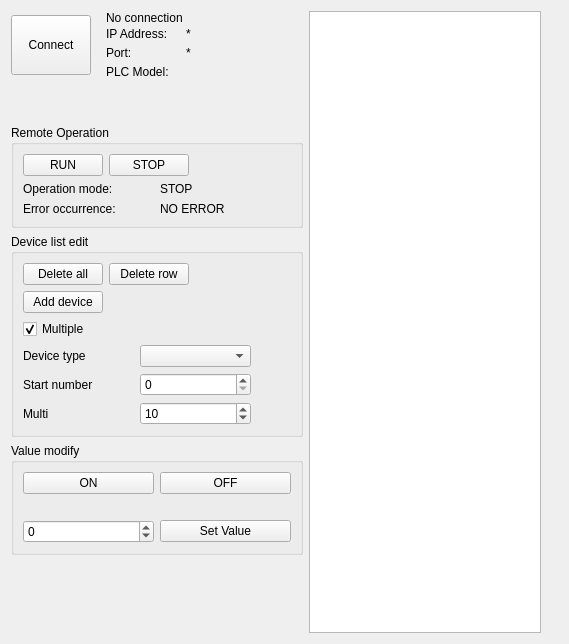
<?xml version="1.0" encoding="UTF-8"?>
<ui version="4.0">
 <class>FxWidget</class>
 <widget class="QWidget" name="FxWidget">
  <property name="geometry">
   <rect>
    <x>0</x>
    <y>0</y>
    <width>569</width>
    <height>644</height>
   </rect>
  </property>
  <property name="windowTitle">
   <string>Form</string>
  </property>
  <layout class="QHBoxLayout" name="horizontalLayout_7">
   <item>
    <layout class="QVBoxLayout" name="verticalLayout_Control">
     <item>
      <layout class="QHBoxLayout" name="horizontalLayout_6">
       <property name="spacing">
        <number>15</number>
       </property>
       <item>
        <widget class="QPushButton" name="btn_plc_connect">
         <property name="minimumSize">
          <size>
           <width>0</width>
           <height>60</height>
          </size>
         </property>
         <property name="text">
          <string>Connect</string>
         </property>
        </widget>
       </item>
       <item>
        <layout class="QVBoxLayout" name="verticalLayout_5">
         <property name="spacing">
          <number>2</number>
         </property>
         <item>
          <widget class="QLabel" name="label_plc_connect_status">
           <property name="text">
            <string>No connection</string>
           </property>
          </widget>
         </item>
         <item>
          <layout class="QGridLayout" name="gridLayout_2">
           <item row="1" column="0">
            <widget class="QLabel" name="label_plc_port">
             <property name="text">
              <string>Port:</string>
             </property>
            </widget>
           </item>
           <item row="1" column="2">
            <widget class="QLabel" name="label_plc_server_port">
             <property name="text">
              <string>*</string>
             </property>
            </widget>
           </item>
           <item row="2" column="2">
            <widget class="QLabel" name="label_plc_model_name">
             <property name="text">
              <string/>
             </property>
            </widget>
           </item>
           <item row="0" column="2">
            <widget class="QLabel" name="label_plc_ip_address">
             <property name="minimumSize">
              <size>
               <width>100</width>
               <height>0</height>
              </size>
             </property>
             <property name="text">
              <string>*</string>
             </property>
            </widget>
           </item>
           <item row="0" column="0">
            <widget class="QLabel" name="label_plc_ip">
             <property name="text">
              <string>IP Address:</string>
             </property>
            </widget>
           </item>
           <item row="2" column="0">
            <widget class="QLabel" name="label_plc_model">
             <property name="text">
              <string>PLC Model:</string>
             </property>
            </widget>
           </item>
           <item row="1" column="1">
            <spacer name="horizontalSpacer_6">
             <property name="orientation">
              <enum>Qt::Horizontal</enum>
             </property>
             <property name="sizeType">
              <enum>QSizePolicy::Fixed</enum>
             </property>
             <property name="sizeHint" stdset="0">
              <size>
               <width>15</width>
               <height>20</height>
              </size>
             </property>
            </spacer>
           </item>
          </layout>
         </item>
        </layout>
       </item>
       <item>
        <spacer name="horizontalSpacer_5">
         <property name="orientation">
          <enum>Qt::Horizontal</enum>
         </property>
         <property name="sizeHint" stdset="0">
          <size>
           <width>40</width>
           <height>20</height>
          </size>
         </property>
        </spacer>
       </item>
      </layout>
     </item>
     <item>
      <spacer name="verticalSpacer">
       <property name="orientation">
        <enum>Qt::Vertical</enum>
       </property>
       <property name="sizeType">
        <enum>QSizePolicy::Fixed</enum>
       </property>
       <property name="sizeHint" stdset="0">
        <size>
         <width>20</width>
         <height>40</height>
        </size>
       </property>
      </spacer>
     </item>
     <item>
      <widget class="QGroupBox" name="groupBox_RemoteOperation">
       <property name="title">
        <string>Remote Operation</string>
       </property>
       <layout class="QVBoxLayout" name="verticalLayout_3">
        <item>
         <layout class="QHBoxLayout" name="horizontalLayout_5">
          <item>
           <widget class="QPushButton" name="btn_remote_run">
            <property name="text">
             <string>RUN</string>
            </property>
           </widget>
          </item>
          <item>
           <widget class="QPushButton" name="btn_remote_stop">
            <property name="text">
             <string>STOP</string>
            </property>
           </widget>
          </item>
          <item>
           <spacer name="horizontalSpacer_4">
            <property name="orientation">
             <enum>Qt::Horizontal</enum>
            </property>
            <property name="sizeHint" stdset="0">
             <size>
              <width>40</width>
              <height>20</height>
             </size>
            </property>
           </spacer>
          </item>
         </layout>
        </item>
        <item>
         <layout class="QGridLayout" name="gridLayout_3">
          <item row="0" column="1">
           <widget class="QLabel" name="label_plc_operation">
            <property name="text">
             <string>STOP</string>
            </property>
           </widget>
          </item>
          <item row="1" column="1">
           <widget class="QLabel" name="label_error_occurred">
            <property name="text">
             <string>NO ERROR</string>
            </property>
           </widget>
          </item>
          <item row="1" column="0">
           <widget class="QLabel" name="label_plc_error">
            <property name="text">
             <string>Error occurrence:</string>
            </property>
           </widget>
          </item>
          <item row="0" column="0">
           <widget class="QLabel" name="label_plc_operate">
            <property name="text">
             <string>Operation mode:</string>
            </property>
           </widget>
          </item>
         </layout>
        </item>
       </layout>
      </widget>
     </item>
     <item>
      <widget class="QGroupBox" name="groupBox_DeviceList">
       <property name="title">
        <string>Device list edit</string>
       </property>
       <layout class="QVBoxLayout" name="verticalLayout_4">
        <item>
         <layout class="QHBoxLayout" name="horizontalLayout_2">
          <item>
           <widget class="QPushButton" name="btn_delete_all">
            <property name="text">
             <string>Delete all</string>
            </property>
           </widget>
          </item>
          <item>
           <widget class="QPushButton" name="btn_delete_row">
            <property name="text">
             <string>Delete row</string>
            </property>
           </widget>
          </item>
          <item>
           <spacer name="horizontalSpacer_2">
            <property name="orientation">
             <enum>Qt::Horizontal</enum>
            </property>
            <property name="sizeHint" stdset="0">
             <size>
              <width>40</width>
              <height>20</height>
             </size>
            </property>
           </spacer>
          </item>
         </layout>
        </item>
        <item>
         <layout class="QHBoxLayout" name="horizontalLayout">
          <item>
           <widget class="QPushButton" name="btn_add_device">
            <property name="text">
             <string>Add device</string>
            </property>
           </widget>
          </item>
          <item>
           <spacer name="horizontalSpacer">
            <property name="orientation">
             <enum>Qt::Horizontal</enum>
            </property>
            <property name="sizeHint" stdset="0">
             <size>
              <width>40</width>
              <height>20</height>
             </size>
            </property>
           </spacer>
          </item>
         </layout>
        </item>
        <item>
         <widget class="QCheckBox" name="checkBox_add_multi">
          <property name="text">
           <string>Multiple</string>
          </property>
          <property name="checked">
           <bool>true</bool>
          </property>
         </widget>
        </item>
        <item>
         <layout class="QGridLayout" name="gridLayout">
          <item row="2" column="0">
           <widget class="QLabel" name="label_device_address">
            <property name="text">
             <string>Start number</string>
            </property>
           </widget>
          </item>
          <item row="2" column="1">
           <widget class="QSpinBox" name="spinBox_start_number">
            <property name="maximum">
             <number>10000</number>
            </property>
           </widget>
          </item>
          <item row="0" column="0">
           <widget class="QLabel" name="label_device_type">
            <property name="text">
             <string>Device type</string>
            </property>
           </widget>
          </item>
          <item row="3" column="0">
           <widget class="QLabel" name="label_device_number">
            <property name="text">
             <string>Multi</string>
            </property>
           </widget>
          </item>
          <item row="0" column="1">
           <widget class="QComboBox" name="comboBox_device_name"/>
          </item>
          <item row="3" column="1">
           <widget class="QSpinBox" name="spinBox_multi">
            <property name="minimum">
             <number>1</number>
            </property>
            <property name="maximum">
             <number>10000</number>
            </property>
            <property name="value">
             <number>10</number>
            </property>
           </widget>
          </item>
          <item row="2" column="2">
           <spacer name="horizontalSpacer_7">
            <property name="orientation">
             <enum>Qt::Horizontal</enum>
            </property>
            <property name="sizeType">
             <enum>QSizePolicy::Preferred</enum>
            </property>
            <property name="sizeHint" stdset="0">
             <size>
              <width>40</width>
              <height>20</height>
             </size>
            </property>
           </spacer>
          </item>
         </layout>
        </item>
       </layout>
      </widget>
     </item>
     <item>
      <widget class="QGroupBox" name="groupBox_ModifyValue">
       <property name="title">
        <string>Value modify</string>
       </property>
       <layout class="QVBoxLayout" name="verticalLayout_2">
        <item>
         <layout class="QHBoxLayout" name="horizontalLayout_3">
          <item>
           <widget class="QPushButton" name="btn_bool_on">
            <property name="text">
             <string>ON</string>
            </property>
           </widget>
          </item>
          <item>
           <widget class="QPushButton" name="btn_bool_off">
            <property name="text">
             <string>OFF</string>
            </property>
           </widget>
          </item>
         </layout>
        </item>
        <item>
         <spacer name="verticalSpacer_3">
          <property name="orientation">
           <enum>Qt::Vertical</enum>
          </property>
          <property name="sizeType">
           <enum>QSizePolicy::Fixed</enum>
          </property>
          <property name="sizeHint" stdset="0">
           <size>
            <width>20</width>
            <height>20</height>
           </size>
          </property>
         </spacer>
        </item>
        <item>
         <layout class="QHBoxLayout" name="horizontalLayout_4">
          <item>
           <widget class="QSpinBox" name="spinBox_number_modify">
            <property name="minimum">
             <number>-32768</number>
            </property>
            <property name="maximum">
             <number>32767</number>
            </property>
           </widget>
          </item>
          <item>
           <widget class="QPushButton" name="btn_number_set">
            <property name="text">
             <string>Set Value</string>
            </property>
           </widget>
          </item>
         </layout>
        </item>
       </layout>
      </widget>
     </item>
     <item>
      <spacer name="verticalSpacer_2">
       <property name="orientation">
        <enum>Qt::Vertical</enum>
       </property>
       <property name="sizeHint" stdset="0">
        <size>
         <width>20</width>
         <height>40</height>
        </size>
       </property>
      </spacer>
     </item>
    </layout>
   </item>
   <item>
    <widget class="QTableWidget" name="tableWidget">
     <property name="verticalScrollBarPolicy">
      <enum>Qt::ScrollBarAsNeeded</enum>
     </property>
     <property name="horizontalScrollBarPolicy">
      <enum>Qt::ScrollBarAlwaysOff</enum>
     </property>
     <property name="editTriggers">
      <set>QAbstractItemView::NoEditTriggers</set>
     </property>
     <property name="alternatingRowColors">
      <bool>true</bool>
     </property>
     <property name="selectionMode">
      <enum>QAbstractItemView::SingleSelection</enum>
     </property>
     <property name="selectionBehavior">
      <enum>QAbstractItemView::SelectRows</enum>
     </property>
     <property name="horizontalScrollMode">
      <enum>QAbstractItemView::ScrollPerItem</enum>
     </property>
     <property name="gridStyle">
      <enum>Qt::SolidLine</enum>
     </property>
     <attribute name="horizontalHeaderHighlightSections">
      <bool>false</bool>
     </attribute>
     <attribute name="verticalHeaderVisible">
      <bool>false</bool>
     </attribute>
     <attribute name="verticalHeaderHighlightSections">
      <bool>false</bool>
     </attribute>
    </widget>
   </item>
   <item>
    <spacer name="horizontalSpacer_3">
     <property name="orientation">
      <enum>Qt::Horizontal</enum>
     </property>
     <property name="sizeHint" stdset="0">
      <size>
       <width>40</width>
       <height>20</height>
      </size>
     </property>
    </spacer>
   </item>
  </layout>
 </widget>
 <resources/>
 <connections/>
</ui>
